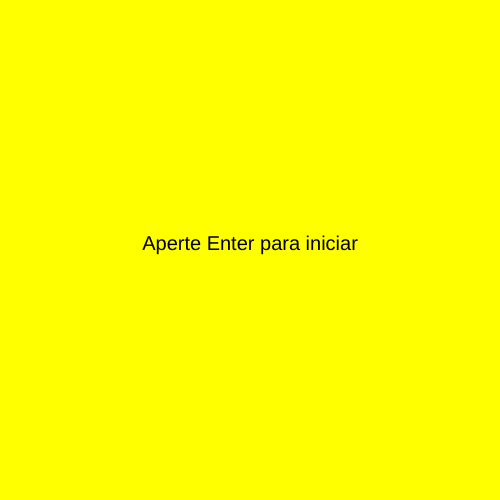
Frame 1 (no input)
Frame 60 (no input): identical to frame 1, image omitted
Frame 120 (the mouse pressed at the canvas centre since frame 60): identical to frame 1, image omitted

The p5.js sketch that drew this single still picture (run headless with seeded random() and noise() and a simulated clock; from frame 60 on, the mouse is pressed at the canvas centre):

// p5.js sketch
// ── sketch.js
function fase0() {
  background(255, 255, 0);
  textAlign(CENTER);
  textSize(20);
  text("Aperte Enter para iniciar", 250, 250);
}

function fase1() {
  background(255, 0, 0);
  textAlign(CENTER);
  textSize(20);
  text("Fase 1", 250, 250);
}

function fase2() {
  background(0, 255, 0);
  textAlign(CENTER);
  textSize(20);
  text("Fase 2", 250, 250);
}

function fase3() {
  background(0, 0, 255);
  textAlign(CENTER);
  textSize(20);
  text("Fase 3", 250, 250);
}

function faseGO() {
  background(255, 0, 255);
  textAlign(CENTER);
  textSize(20);
  text("Game over", 250, 250);
}

var fase = 0;

function setup() {
  createCanvas(500, 500);
}

function draw() {
  switch(fase) {
    case 0:
      fase0();
      break;
    case 1:
      fase1();
      break;
    case 2:
      fase2();
      break;
    case 3:
      fase3();
      break;
    case 4:
      faseGO();
      break;
  }
}

function keyPressed() {
  if (keyCode === 13) {
    fase = 1;
  }

  if (fase >= 1 && fase <= 4) {
    if (keyCode === 32) {
      fase++;
    }
  }
}
